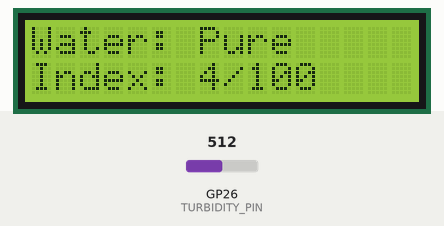
Simulated run of this sketch. Board: Raspberry Pi Pico W. Parts: 16×2 character LCD. The inputs (shaded band) are chosen by the test bench; at power-on: GP26 (TURBIDITY_PIN) = 512 (analog values on the 0–1023 scale). WiFi joins after 1.5 s; servers stay silent unless stated; what the sketch prints to the serial monitor is not drawn.

Above: at 4.2 s.
4.3 s: GP26 (TURBIDITY_PIN) set to 503
At 6.7 s:
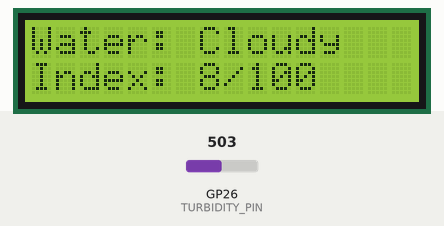
7.0 s: GP26 (TURBIDITY_PIN) set to 450
At 8.9 s:
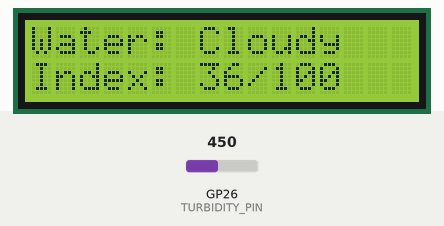
9.2 s: GP26 (TURBIDITY_PIN) set to 429
At 11.2 s:
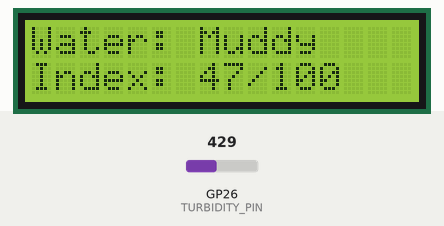
11.5 s: GP26 (TURBIDITY_PIN) set to 511
At 13.2 s:
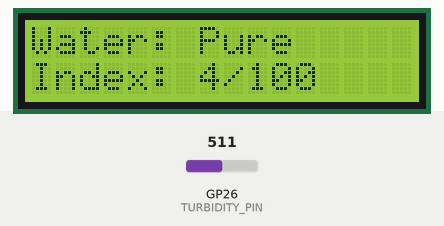
Timing chart, 0 to 14.7 s (numbered marks = the images above; inputs shaded):
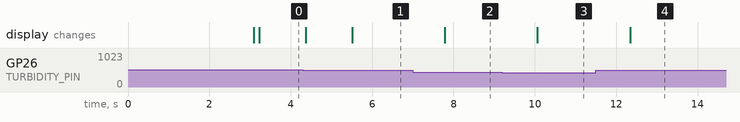

Measured:
- the behaviour switches between 511 and 510 on GP26 (TURBIDITY_PIN) (found by bisection; images 0 and 1)
- the behaviour switches between 441 and 440 on GP26 (TURBIDITY_PIN) (found by bisection; images 2 and 3)
- after the input at 4.3 s, the display: first changes after 0.07 s (image 1 shows a later state)
- after the input at 7.0 s, the display: changes after 0.79 s (image 2)
- after the input at 9.2 s, the display: changes after 0.87 s (image 3)
- after the input at 11.5 s, the display: changes after 0.84 s (image 4)

The sketch:

turbidityfinal.ino
```cpp
#include <WiFi.h>
#include <Wire.h>
#include <LiquidCrystal_I2C.h>
#include <ThingSpeak.h>

// Wi-Fi details
const char* ssid = "YOUR_WIFI_SSID";
const char* password = "YOUR_WIFI_PASSWORD";

// ThingSpeak details
unsigned long channelID = 3551139;
const char* writeAPIKey = "YOUR_THINGSPEAK_WRITE_API_KEY";

WiFiClient client;

// LCD: I2C address 0x27, 16 columns, 2 rows
LiquidCrystal_I2C lcd(0x27, 16, 2);

// Turbidity sensor analog output
const int TURBIDITY_PIN = 26;  // GP26 / ADC0

// Voltage divider ratio
const float DIVIDER_RATIO = 2.0;

// Calibration values
int CLEAR_ADC = 2078;
int CLOUDY_ADC = 1300;

// ThingSpeak upload interval: 20 seconds
const unsigned long uploadInterval = 20000;
unsigned long lastUpload = 0;

// Connect to Wi-Fi
void connectWiFi() {
  if (WiFi.status() == WL_CONNECTED) {
    return;
  }

  Serial.print("Connecting to Wi-Fi...");
  WiFi.begin(ssid, password);

  unsigned long startTime = millis();

  while (WiFi.status() != WL_CONNECTED &&
         millis() - startTime < 20000) {
    delay(500);
    Serial.print(".");
  }

  if (WiFi.status() == WL_CONNECTED) {
    Serial.println("\nWi-Fi connected!");
    Serial.println(WiFi.localIP());
  } else {
    Serial.println("\nWi-Fi connection failed.");
  }
}

// Read and average 10 ADC samples
int readTurbidityADC() {
  long total = 0;

  for (int i = 0; i < 10; i++) {
    total += analogRead(TURBIDITY_PIN);
    delay(10);
  }

  return total / 10;
}

void setup() {
  Serial.begin(115200);

  analogReadResolution(12);

  // I2C connections for Raspberry Pi Pico W
  Wire.setSDA(4);  // GP4
  Wire.setSCL(5);  // GP5
  Wire.begin();

  // Initialize LCD
  lcd.init();
  lcd.backlight();

  lcd.setCursor(0, 0);
  lcd.print("Water Turbidity");

  lcd.setCursor(0, 1);
  lcd.print("Starting...");

  // Connect Wi-Fi and initialize ThingSpeak
  connectWiFi();
  ThingSpeak.begin(client);

  delay(1500);
  lcd.clear();

  Serial.println("Water Turbidity Monitoring Started");
}

void loop() {
  // Read sensor
  int rawADC = readTurbidityADC();

  // Calculate ADC voltage
  float adcVoltage = rawADC * (3.3 / 4095.0);

  // Estimate sensor output voltage before divider
  float sensorVoltage = adcVoltage * DIVIDER_RATIO;

  // Calculate relative turbidity index
  float turbidityIndex = 0;

  if (CLEAR_ADC != CLOUDY_ADC) {
    turbidityIndex =
      100.0 * (CLEAR_ADC - rawADC) /
      (float)(CLEAR_ADC - CLOUDY_ADC);
  }

  // Limit index to 0-100
  turbidityIndex = constrain(turbidityIndex, 0.0, 100.0);

  int indexValue = (int)(turbidityIndex + 0.5);

  // Classify water into 3 stages
  String waterStatus;

  if (indexValue < 5) {
    waterStatus = "Pure";
  }
  else if (indexValue <= 40) {
    waterStatus = "Cloudy";
  }
  else {
    waterStatus = "Muddy";
  }

  // Display water stage on LCD
  lcd.setCursor(0, 0);
  lcd.print("Water: ");
  lcd.print(waterStatus);
  lcd.print("         ");

  lcd.setCursor(0, 1);
  lcd.print("Index: ");
  lcd.print(indexValue);
  lcd.print("/100     ");

  // Print readings to Serial Monitor
  Serial.print("ADC = ");
  Serial.print(rawADC);

  Serial.print(" | ADC Voltage = ");
  Serial.print(adcVoltage, 3);
  Serial.print(" V");

  Serial.print(" | Sensor Voltage = ");
  Serial.print(sensorVoltage, 3);
  Serial.print(" V");

  Serial.print(" | Turbidity Index = ");
  Serial.print(indexValue);

  Serial.print(" | Water Status = ");
  Serial.println(waterStatus);

  // Upload to ThingSpeak every 20 seconds
  if (millis() - lastUpload >= uploadInterval) {
    lastUpload = millis();

    connectWiFi();

    if (WiFi.status() == WL_CONNECTED) {

      // Field 1: Turbidity index
      int result = ThingSpeak.writeField(
        channelID,
        1,
        indexValue,
        writeAPIKey
      );

      if (result == 200) {
        Serial.println("ThingSpeak upload successful!");
      }
      else {
        Serial.print("ThingSpeak error code: ");
        Serial.println(result);
      }
    }
  }

  delay(1000);
}
```
